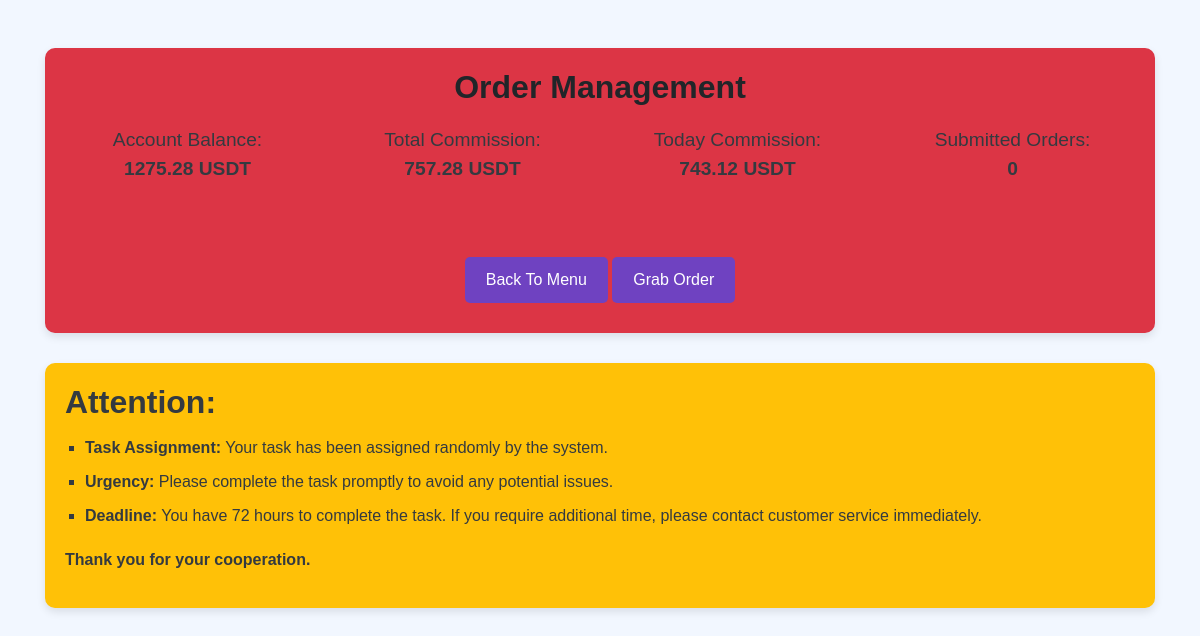
Page /home/order-management/ (signed in) on the committed database.
### accounts/models.py (models this page shows, shortened)
class User(AbstractUser):
    is_admin = models.BooleanField(default=False)
    is_employee = models.BooleanField(default=False)
    is_customer = models.BooleanField(default=False)
    invitation_code = models.CharField(max_length=100, blank=True,null=True, editable=False)

### home/models.py (models this page shows, shortened)
class AccountBalance(BaseModel):
    user = models.OneToOneField(settings.AUTH_USER_MODEL, on_delete=models.CASCADE, related_name="balance")
    account_balance = models.DecimalField(max_digits=10, decimal_places=2, default=0.00)
    today_commission = models.DecimalField(max_digits=10, decimal_places=2, default=0.00)
    total_commission = models.DecimalField(max_digits=10, decimal_places=2, default=0.00)
    total_deposit = models.DecimalField(max_digits=10, decimal_places=2, default=0.00)
    total_withdrawal = models.DecimalField(max_digits=10, decimal_places=2, default=0.00)
    last_transaction_date = models.DateField(default=timezone.now)

class OrderCount(BaseModel):
    user = models.OneToOneField(settings.AUTH_USER_MODEL, on_delete=models.CASCADE, related_name="ordercount")
    no_of_submitted_order = models.DecimalField(max_digits=10, decimal_places=0, default=0)

### home/views.py (the view)
# urls.py: path('order-management/',order_management,name='order_management'),
@login_required
def order_management(request):
    bal=request.user.balance.account_balance
    color = '#007bff'
    if bal>20 and bal<350:
       color = request.GET.get('color','#007bff')
    if bal >=350 and bal <600:
        color=request.GET.get('color',"#ffc107")
    if bal>=600:
        color=request.GET.get('color',"#dc3545")
    print(color)
    return render(request,"grabOrder/order_management.html",{'color': color})

### templates/grabOrder/order_management.html (shortened to what this page needs)
<!DOCTYPE html>
<html lang="en">
<head>
    <link href="https://maxcdn.bootstrapcdn.com/bootstrap/4.5.2/css/bootstrap.min.css" rel="stylesheet">
</head>
<body>
    <div class="container mt-5">
        <div id="orderManagement" class="order-management" style="background-color: {{ color }} ;">
            <h2>Order Management</h2>
            <div class="row mb-5">
                <div class="col-md-3 col-6 order-stat">
                    <span>Account Balance:</span>
                    <span class="value">{{ request.user.balance.account_balance }} USDT</span>
                </div>
                <div class="col-md-3 col-6 order-stat">
                    <span>Total Commission:</span>
                    <span class="value">{{ request.user.balance.total_commission }} USDT</span>
                </div>
                <div class="col-md-3 col-6 order-stat">
                    <span>Today Commission:</span>
                    <span class="value">{{ request.user.balance.today_commission }} USDT</span>
                </div>
                <div class="col-md-3 col-6 order-stat">
                    <span>Submitted Orders:</span>
                    <span class="value">{{ request.user.ordercount.no_of_submitted_order }}</span>
                </div>
            </div>
            <a href="{% url 'menu' %}" class="btn btn-grab-order">Back To Menu</a>
            <a href="{% url 'grab_order' %}" class="btn btn-grab-order">Grab Order</a>
        </div>
        <div class="attention-section">
            <h2>Attention:</h2>
            <ul>
                <li><strong>Task Assignment:</strong> Your task has been assigned randomly by the system.</li>
                <li><strong>Urgency:</strong> Please complete the task promptly to avoid any potential issues.</li>
                <li><strong>Deadline:</strong> You have 72 hours to complete the task. If you require additional time, please contact customer service immediately.</li>
            </ul>
            <p>Thank you for your cooperation.</p>
        </div>
    </div>
</body>
</html>

### templates/grabOrder/order_management.html (style rules this page uses)
body { font-family: Arial, sans-serif; background-color: #f2f7ff; overflow-x: hidden; }
.order-management { background: #f8f9fa; padding: 20px; border-radius: 10px; box-shadow: 0 4px 8px rgba(0,0,0,0.1); margin-bottom: 30px; text-align: center; position: relative; }
.order-management h2 { font-weight: bold; margin-bottom: 20px; }
.order-stat { margin-bottom: 15px; }
.order-stat span { display: block; font-size: 1.2rem; color: #343a40; }
.order-stat span.value { font-weight: bold; }
.btn-grab-order { background: #6f42c1; color: #fff; padding: 10px 20px; border-radius: 5px; transition: background 0.3s; margin: 10px 0; }
.attention-section { background-color: #ffc107; border-radius: 10px; padding: 20px; margin-top: 30px; box-shadow: 0 4px 8px rgba(0,0,0,0.1); text-align: left; }
.attention-section h2 { color: #343a40; font-weight: bold; margin-bottom: 15px; }
.attention-section ul { padding-left: 20px; list-style-type: square; color: #343a40; }
.attention-section ul li { margin-bottom: 10px; font-size: 1rem; font-weight: 500; }
.attention-section p { margin-top: 20px; font-weight: bold; color: #343a40; }

### rows in the picture
User: user.balance.account_balance "1275.28", user.balance.total_commission "757.28", user.balance.today_commission "743.12", user.ordercount.no_of_submitted_order "0"
